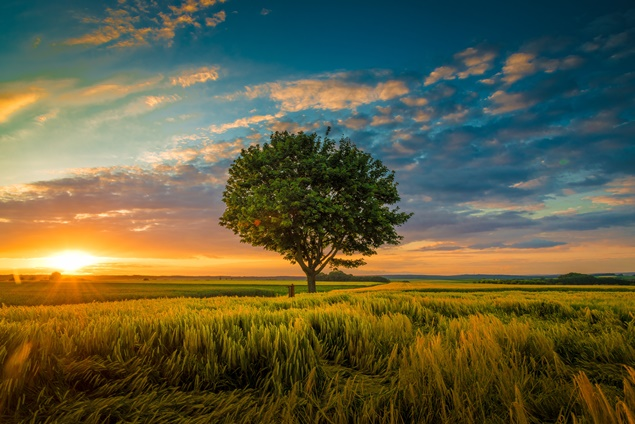
#> input picture IA/paisagem.jpg, 635 x 424 px, found by its file name
$ python Imagem.py
#> lines starting #> are read from the running program, lines starting #| are printed output that depends on the picture; after the words box and inside, x2 and y2 are one past the last pixel; in counts of white or black regions, pixels touching at a corner belong together
#> in main, image is the input picture: shape (424, 635, 3); mean B, G, R 66, 95.1, 96.9
import cv2  # Importa a biblioteca OpenCV para processamento de imagem
import numpy as np  # Importa a biblioteca NumPy para manipulação de arrays

def adjust_brightness_contrast(image, brightness=0, contrast=0):
    # Ajusta o brilho e o contraste da imagem
#> called with brightness = 30, contrast = 30
    brightness = int((brightness - 0) * (255 - 0) / (100 - 0))  # Converte brilho para a escala de 0 a 255
    contrast = int((contrast - -127) * (127 - -127) / (100 - -100))  # Converte contraste para a escala de -127 a 127

    if contrast != 0:
        f = 131 * (contrast + 127) / (127 * (131 - contrast))  # Calcula o fator de ajuste de contraste
        image = cv2.addWeighted(image, f, image, 0, brightness - 127)  # Ajusta brilho e contraste
#> image: shape (424, 635, 3); every value is 0
    else:
        image = cv2.add(image, brightness)  # Ajusta apenas o brilho
    return image

def resize_image(image, width=None, height=None):
    # Redimensiona a imagem mantendo a proporção original
#> called with width = 200
    if width and height:
        return cv2.resize(image, (width, height))  # Redimensiona diretamente se largura e altura forem fornecidas
    elif width:
        ratio = width / image.shape[1]  # Calcula a proporção para redimensionamento
#> ratio = 0.315
        height = int(image.shape[0] * ratio)  # Calcula a nova altura mantendo a proporção
#> height = 133
        return cv2.resize(image, (width, height))  # Redimensiona a imagem
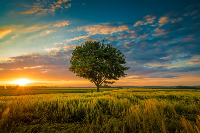
#> returned value: shape (133, 200, 3); mean of channels 0, 1, 2 65.9, 94.9, 96.7; drawn as B, G, R
    elif height:
        ratio = height / image.shape[0]  # Calcula a proporção para redimensionamento
        width = int(image.shape[1] * ratio)  # Calcula a nova largura mantendo a proporção
        return cv2.resize(image, (width, height))  # Redimensiona a imagem
    else:
        return image  # Retorna a imagem original se nenhuma dimensão for fornecida

def rotate_image(image, angle):
    # Rotaciona a imagem em um determinado ângulo
#> called with angle = 45
    center = (image.shape[1] // 2, image.shape[0] // 2)  # Calcula o centro da imagem
#> center = (317, 212)
    matrix = cv2.getRotationMatrix2D(center, angle, 1)  # Obtém a matriz de rotação
    return cv2.warpAffine(image, matrix, (image.shape[1], image.shape[0]))  # Aplica a rotação à imagem
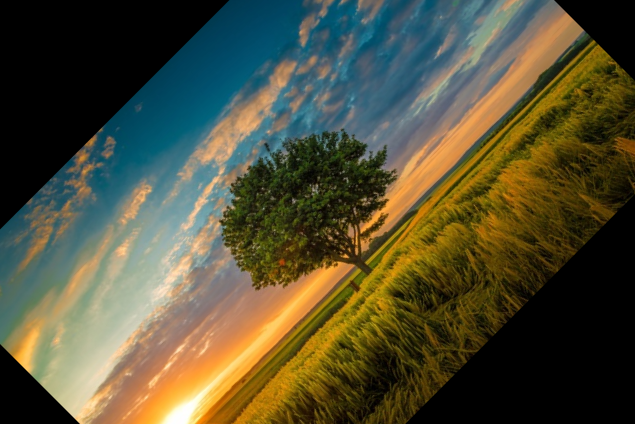
#> returned value: shape (424, 635, 3); mean of channels 0, 1, 2 55, 79.7, 82.5; drawn as B, G, R

def crop_image(image, x, y, w, h):
    # Corta a imagem para a região especificada
#> called with x = 50, y = 50, w = 200, h = 200
    return image[y:y+h, x:x+w]  # Retorna a região cortada da imagem
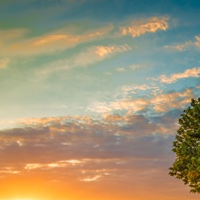
#> returned value: shape (200, 200, 3); mean of channels 0, 1, 2 119.5, 147.7, 159.9; drawn as B, G, R

def apply_filter(image, kernel):
    # Aplica um filtro convolucional à imagem
    return cv2.filter2D(image, -1, kernel)  # Filtra a imagem usando o kernel fornecido
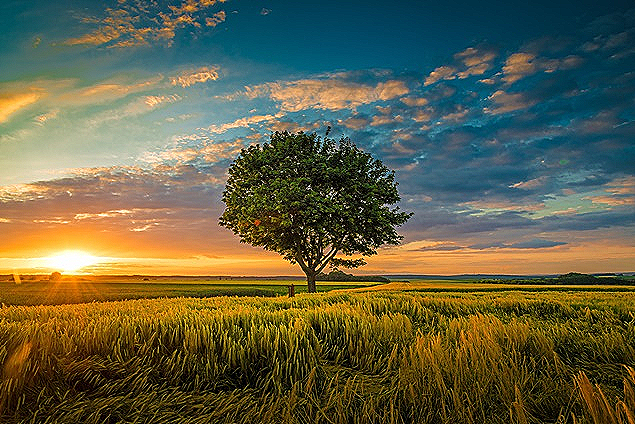
#> returned value: shape (424, 635, 3); mean of channels 0, 1, 2 70.1, 96.8, 98; drawn as B, G, R

def segment_image(image, threshold):
    # Segmenta a imagem usando um limiar
#> called with threshold = 128
    gray = cv2.cvtColor(image, cv2.COLOR_BGR2GRAY)  # Converte a imagem para escala de cinza
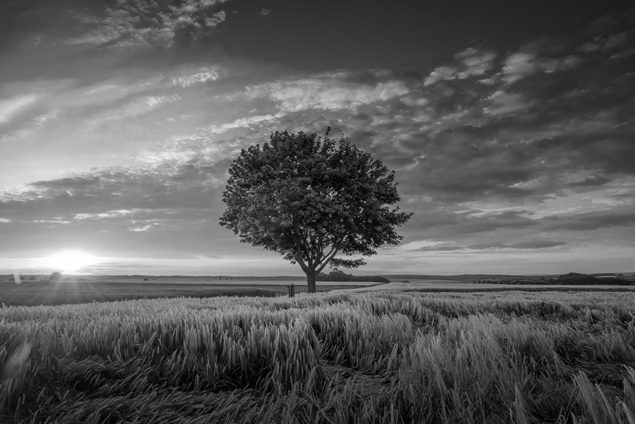
#> gray: shape (424, 635); min 0, max 255, mean 92.3
    _, segmented = cv2.threshold(gray, threshold, 255, cv2.THRESH_BINARY)  # Aplica a limiarização
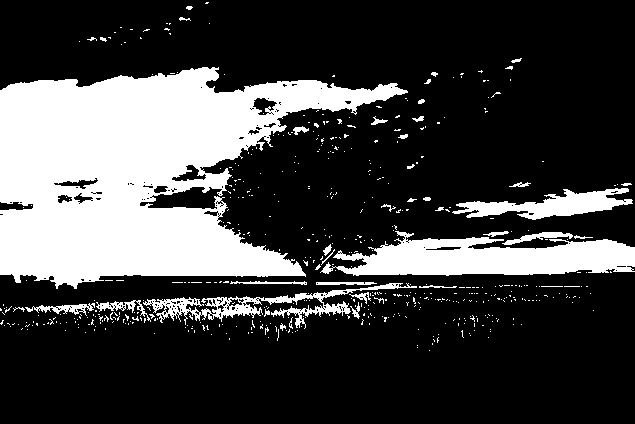
#> segmented: shape (424, 635); 25.3% white; 532 white regions (492 under 20 px), largest, box (x1, y1, x2, y2) and area: (0, 67, 408, 289) 50419, (320, 231, 635, 276) 8635, (452, 188, 633, 220) 2647
    return segmented  # Retorna a imagem segmentada

def equalize_histogram(image):
    # Equaliza o histograma da imagem para melhorar o contraste
    if len(image.shape) == 2:
        return cv2.equalizeHist(image)  # Equaliza histograma para imagens em escala de cinza
    elif len(image.shape) == 3 and image.shape[2] == 3:
        ycrcb = cv2.cvtColor(image, cv2.COLOR_BGR2YCrCb)  # Converte para o espaço de cores YCrCb
#> ycrcb: shape (424, 635, 3); mean of channels 0, 1, 2 92.3, 131.3, 113.2
        ycrcb[:, :, 0] = cv2.equalizeHist(ycrcb[:, :, 0])  # Equaliza o canal Y (luminância)
#> ycrcb: shape (424, 635, 3); mean of channels 0, 1, 2 128.2, 131.3, 113.2
        return cv2.cvtColor(ycrcb, cv2.COLOR_YCrCb2BGR)  # Converte de volta para BGR
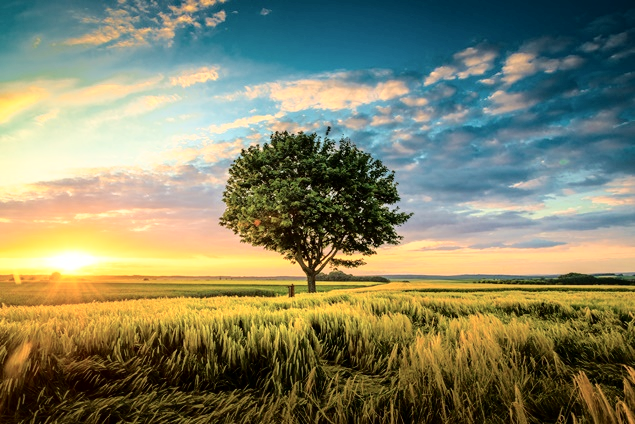
#> returned value: shape (424, 635, 3); mean B, G, R 102.6, 131, 129.6

def main():
    # Caminho da imagem
    image_path = 'C:/Users/roger/AppData/Local/Microsoft/WindowsApps/IA/paisagem.jpg'
    image = cv2.imread(image_path)  # Carrega a imagem do caminho especificado

    if image is None:
        print(f"Erro ao carregar a imagem: {image_path}")
        return

    # Ajustar brilho e contraste
    image_bc = adjust_brightness_contrast(image, brightness=30, contrast=30)

    # Redimensionar
    image_resized = resize_image(image, width=200)

    # Rotacionar
    image_rotated = rotate_image(image, 45)

    # Cortar
    image_cropped = crop_image(image, 50, 50, 200, 200)

    # Filtrar
    kernel = np.array([[0, -1, 0], [-1, 5, -1], [0, -1, 0]])
    image_filtered = apply_filter(image, kernel)

    # Segmentar
    image_segmented = segment_image(image, 128)

    # Equalizar histograma
    image_equalized = equalize_histogram(image)

    # Mostrar resultados
    cv2.imshow('Original', image)
    cv2.imshow('Brilho e Contraste', image_bc)
    cv2.imshow('Redimensionado', image_resized)
    cv2.imshow('Rotacionado', image_rotated)
    cv2.imshow('Cortado', image_cropped)
    cv2.imshow('Filtrado', image_filtered)
    cv2.imshow('Segmentado', image_segmented)
    cv2.imshow('Equalizado', image_equalized)

    # Espera por uma tecla para fechar as janelas
    cv2.waitKey(0)
    cv2.destroyAllWindows()  # Fecha todas as janelas abertas

if __name__ == "__main__":
    main()  # Executa a função principal se o script for executado diretamente
